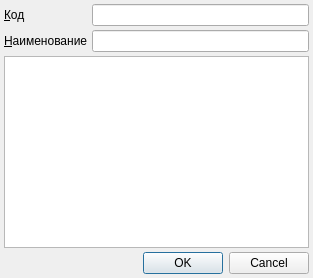
<?xml version="1.0" encoding="UTF-8"?>
<ui version="4.0">
 <class>ItemEditorDialogWithIdentification</class>
 <widget class="QDialog" name="ItemEditorDialogWithIdentification">
  <property name="geometry">
   <rect>
    <x>0</x>
    <y>0</y>
    <width>313</width>
    <height>278</height>
   </rect>
  </property>
  <property name="windowTitle">
   <string>ChangeMe!</string>
  </property>
  <property name="sizeGripEnabled">
   <bool>false</bool>
  </property>
  <layout class="QGridLayout">
   <property name="margin">
    <number>4</number>
   </property>
   <property name="spacing">
    <number>4</number>
   </property>
   <item row="0" column="1">
    <widget class="QLineEdit" name="edtCode"/>
   </item>
   <item row="0" column="0">
    <widget class="QLabel" name="lblCode">
     <property name="text">
      <string>&amp;Код</string>
     </property>
     <property name="buddy">
      <cstring>edtCode</cstring>
     </property>
    </widget>
   </item>
   <item row="3" column="0" colspan="2">
    <widget class="QDialogButtonBox" name="buttonBox">
     <property name="standardButtons">
      <set>QDialogButtonBox::Cancel|QDialogButtonBox::Ok</set>
     </property>
    </widget>
   </item>
   <item row="1" column="1">
    <widget class="QLineEdit" name="edtName"/>
   </item>
   <item row="1" column="0">
    <widget class="QLabel" name="lblName">
     <property name="text">
      <string>&amp;Наименование</string>
     </property>
     <property name="buddy">
      <cstring>edtName</cstring>
     </property>
    </widget>
   </item>
   <item row="2" column="0" colspan="2">
    <widget class="CInDocTableView" name="tblIdentification"/>
   </item>
  </layout>
 </widget>
 <customwidgets>
  <customwidget>
   <class>CInDocTableView</class>
   <extends>QTableView</extends>
   <header>library/InDocTable.h</header>
  </customwidget>
 </customwidgets>
 <tabstops>
  <tabstop>edtCode</tabstop>
  <tabstop>edtName</tabstop>
  <tabstop>tblIdentification</tabstop>
  <tabstop>buttonBox</tabstop>
 </tabstops>
 <resources/>
 <connections>
  <connection>
   <sender>buttonBox</sender>
   <signal>accepted()</signal>
   <receiver>ItemEditorDialogWithIdentification</receiver>
   <slot>accept()</slot>
   <hints>
    <hint type="sourcelabel">
     <x>144</x>
     <y>89</y>
    </hint>
    <hint type="destinationlabel">
     <x>144</x>
     <y>52</y>
    </hint>
   </hints>
  </connection>
  <connection>
   <sender>buttonBox</sender>
   <signal>rejected()</signal>
   <receiver>ItemEditorDialogWithIdentification</receiver>
   <slot>reject()</slot>
   <hints>
    <hint type="sourcelabel">
     <x>144</x>
     <y>89</y>
    </hint>
    <hint type="destinationlabel">
     <x>144</x>
     <y>52</y>
    </hint>
   </hints>
  </connection>
 </connections>
</ui>
